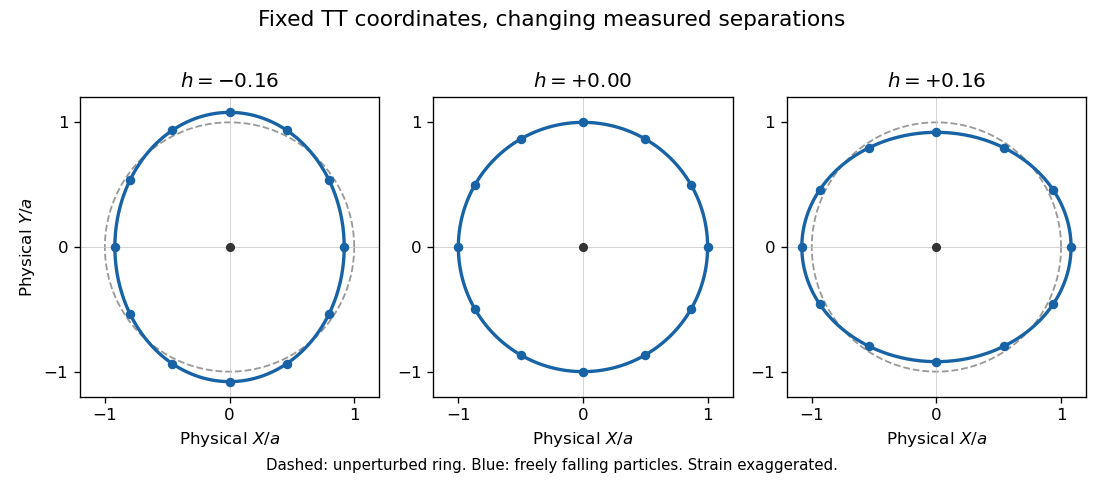

Write Python code to recreate this figure.
"""Physical ring response to a weak plus-polarized wave; strain is exaggerated."""
from pathlib import Path

import matplotlib
matplotlib.use("Agg")
import matplotlib.pyplot as plt
import numpy as np


def main():
    angle = np.linspace(0, 2 * np.pi, 500)
    markers = np.linspace(0, 2 * np.pi, 12, endpoint=False)
    fig, axes = plt.subplots(1, 3, figsize=(9.2, 4.0), dpi=120, facecolor="white")
    for ax, strain in zip(axes, (-0.16, 0.0, 0.16), strict=True):
        ax.set_facecolor("white")
        ax.plot(np.cos(angle), np.sin(angle), "--", color="#999999", lw=1.1)
        ax.plot((1 + strain / 2) * np.cos(angle),
                (1 - strain / 2) * np.sin(angle), color="#1763a6", lw=2)
        ax.scatter((1 + strain / 2) * np.cos(markers),
                   (1 - strain / 2) * np.sin(markers),
                   s=22, color="#1763a6", zorder=3)
        ax.scatter([0], [0], s=20, color="#333333", zorder=4)
        ax.axhline(0, lw=0.5, color="#cccccc")
        ax.axvline(0, lw=0.5, color="#cccccc")
        ax.set(xlim=(-1.2, 1.2), ylim=(-1.2, 1.2), aspect="equal",
               xlabel=r"Physical $X/a$", title=rf"$h={strain:+.2f}$")
        ax.set_xticks([-1, 0, 1])
        ax.set_yticks([-1, 0, 1])
    axes[0].set_ylabel(r"Physical $Y/a$")
    fig.suptitle("Fixed TT coordinates, changing measured separations", fontsize=13)
    fig.text(0.5, 0.02,
             "Dashed: unperturbed ring. Blue: freely falling particles. Strain exaggerated.",
             ha="center", fontsize=9)
    fig.tight_layout(rect=(0, 0.12, 1, 0.93))
    fig.savefig(Path.cwd() / Path(__file__).with_suffix(".png").name,
                facecolor="white", transparent=False,
                metadata={"Software": "Matplotlib"})
    plt.close(fig)


if __name__ == "__main__":
    main()
